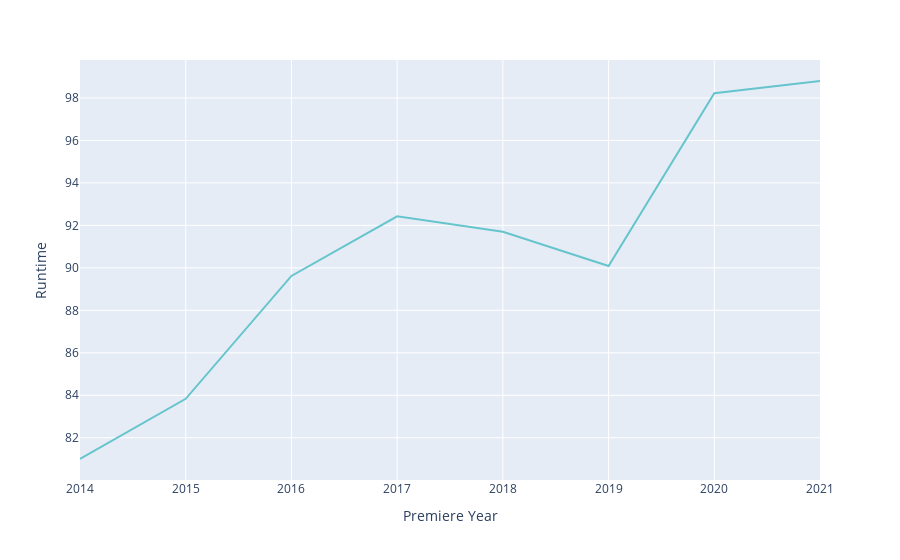

The notebook cell this image was saved under:
### Code cell
px.line(n_topten.groupby('Premiere Year')['Runtime'].mean().reset_index(), x = "Premiere Year", y = "Runtime", color_discrete_sequence=px.colors.qualitative.Pastel)

### Figure 1 — Plotly figure (JSON) as saved in the notebook; plotly's stock layout.template omitted (floating-point values rounded to 4 significant figures)
{"data": [{"hovertemplate": "Premiere Year=%{x}<br>Runtime=%{y}<extra></extra>", "legendgroup": "", "line": {"color": "rgb(102, 197, 204)", "dash": "solid"}, "marker": {"symbol": "circle"}, "mode": "lines", "name": "", "orientation": "v", "showlegend": false, "type": "scatter", "x": [2014, 2015, 2016, 2017, 2018, 2019, 2020, 2021], "xaxis": "x", "y": [81, 83.83, 89.62, 92.42, 91.7, 90.09, 98.23, 98.8], "yaxis": "y"}], "layout": {"legend": {"tracegroupgap": 0}, "margin": {"t": 60}, "xaxis": {"anchor": "y", "domain": [0, 1], "title": {"text": "Premiere Year"}}, "yaxis": {"anchor": "x", "domain": [0, 1], "title": {"text": "Runtime"}}}}
